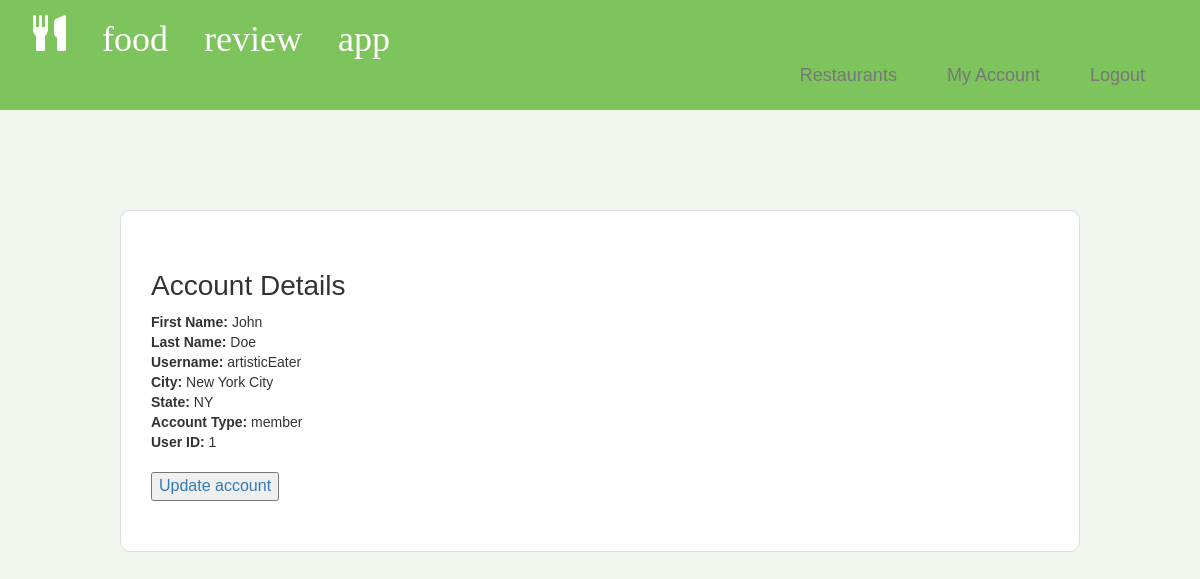
The page /usermanagement/account-details.php (signed in) on the database its author committed.
### tables this page shows
CREATE TABLE IF NOT EXISTS `member` (
  `member_id` int NOT NULL AUTO_INCREMENT,
  `first_name` varchar(255) NOT NULL,
  `last_name` varchar(255) NOT NULL,
  `city` varchar(255) NOT NULL,
  `state` varchar(255) NOT NULL,
  `user_id` int NOT NULL,
  PRIMARY KEY (`member_id`),
  KEY `user_id` (`user_id`)
);

CREATE TABLE IF NOT EXISTS `user` (
  `user_id` int NOT NULL AUTO_INCREMENT,
  `username` varchar(255) NOT NULL,
  `password` varchar(255) NOT NULL,
  `role` varchar(50) NOT NULL,
  PRIMARY KEY (`user_id`)
);

### usermanagement/account-details.php (the view, shortened to what this page needs)
<?php
require_once '../usermanagement/checksession.php';
$conn = new mysqli($hn, $un, $pw, $db);
$user = $_SESSION['user'];
$user_id = $user->user_id;
$member_query = "SELECT first_name, last_name, city, state FROM member WHERE user_id = '$user_id'";
$member_result = $conn->query($member_query);
$restaurant_query = "SELECT name, type, description, address, phone, website, email, photo, owner_name FROM restaurant WHERE user_id = '$user_id'";
$restaurant_result = $conn->query($restaurant_query);
$user_query = "SELECT username,role,user_id FROM user WHERE user_id = '$user_id'";
$user_result = $conn->query($user_query);
?>
<html>
<head>
    <?php
	require_once "../style/header.php";
	echo <<<_END
		<div class='container-fluid card'>
			<div class='row'>
				<div class='col-sm-12'>
					<h2 style='text-align:left'> Account Details</h2>
				</div>
			</div>
	_END;
    if ($member_result->num_rows > 0 && $user_result->num_rows > 0) {
        $member_row = $member_result->fetch_assoc();
        $user_row = $user_result->fetch_assoc();
        echo <<<_END
		<div class='row'>
				<div class='col-sm-12'>
					<div style='text-align:left'>
						<strong>First Name:</strong> $member_row[first_name]<br>
						<strong>Last Name:</strong> $member_row[last_name]<br>
						<strong>Username:</strong> $user_row[username]<br>
						<strong>City:</strong> $member_row[city]<br>
						<strong>State:</strong> $member_row[state]<br>
						<strong>Account Type:</strong> $user_row[role]<br>
						<strong>User ID:</strong> $user_row[user_id]<br><br>
						<a href='../usermanagement/update-account.php'><button>Update account</button></a>
					</div>
				</div>
			</div>
_END;
    } else if ($restaurant_result->num_rows > 0 && $user_result->num_rows > 0) {
        $restaurant_row = $restaurant_result->fetch_assoc();
        $user_row = $user_result->fetch_assoc();
        echo <<<_END
	    <pre style='font-family: Times New Roman, sans-serif;color: #2F363E;'>
	    <strong>Resaturant Name:</strong> $restaurant_row[name]
	    <strong>Owner Name:</strong> $restaurant_row[owner_name]
	    <strong>Restaurant Type:</strong> $restaurant_row[type]
	    <strong>Description:</strong> $restaurant_row[description]
	    <strong>Address:</strong> $restaurant_row[address]
	    <strong>Phone:</strong> $restaurant_row[phone]
	    <strong>Website:</strong> $restaurant_row[website]
	    <strong>Email:</strong> $restaurant_row[email]
	    <strong>Photo:</strong> $restaurant_row[photo]
	    <strong>Username:</strong> $user_row[username]
	    <strong>Account Type:</strong> $user_row[role]
	    <strong>User ID:</strong> $user_row[user_id]
	    </pre>
		<a href='../usermanagement/update-account.php'><button>Update account</button></a>
_END;
    } else {
        echo "<p>Error retrieving user details.</p>";
    }
    ?>
    <br>
</body>
</html>

### style/style.css (style rules this page uses)
body { font-family: 'Helvetica', sans-serif; background-color: #f0f5ed; }
h1, h2 { text-align: center; margin-top: 30px; font-size: 28px; color: #333; }
.card { border: 1px solid #ddd; border-radius: 10px; padding: 30px; text-align: left; background-color: #ffffff; margin-left: 10%; margin-right: 10%; margin-top: 5%; margin-bottom: 5%; }
.card h1, h2 { text-align: left; margin-top: 30px; font-size: 28px; color: #333; }
button { font-size: 16px; }

### rows shown on the page
member: first_name "John", last_name "Doe", city "New York City", state "NY"
user: username "artisticEater", role "member", user_id "1"
